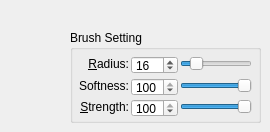
         <widget class="QWidget" name="tab_3" >
          <attribute name="title" >
           <string>Brush Params</string>
          </attribute>
          <widget class="QGroupBox" name="groupBox" >
           <property name="geometry" >
            <rect>
             <x>70</x>
             <y>30</y>
             <width>191</width>
             <height>93</height>
            </rect>
           </property>
           <property name="title" >
            <string>Brush Setting</string>
           </property>
           <property name="flat" >
            <bool>true</bool>
           </property>
           <layout class="QGridLayout" >
            <property name="horizontalSpacing" >
             <number>2</number>
            </property>
            <property name="verticalSpacing" >
             <number>6</number>
            </property>
            <property name="margin" >
             <number>6</number>
            </property>
            <item row="0" column="0" >
             <widget class="QLabel" name="label_2" >
              <property name="text" >
               <string>&amp;Radius:</string>
              </property>
              <property name="alignment" >
               <set>Qt::AlignLeading|Qt::AlignLeft|Qt::AlignRight|Qt::AlignTrailing|Qt::AlignVCenter</set>
              </property>
              <property name="buddy" >
               <cstring>brushRadiusSpin</cstring>
              </property>
             </widget>
            </item>
            <item row="0" column="1" >
             <widget class="QSpinBox" name="brushRadiusSpin" >
              <property name="minimumSize" >
               <size>
                <width>0</width>
                <height>18</height>
               </size>
              </property>
              <property name="maximumSize" >
               <size>
                <width>16777215</width>
                <height>18</height>
               </size>
              </property>
              <property name="minimum" >
               <number>1</number>
              </property>
              <property name="maximum" >
               <number>100</number>
              </property>
              <property name="value" >
               <number>16</number>
              </property>
             </widget>
            </item>
            <item row="0" column="2" >
             <widget class="QSlider" name="RadiusSlider" >
              <property name="maximumSize" >
               <size>
                <width>16777215</width>
                <height>15</height>
               </size>
              </property>
              <property name="minimum" >
               <number>1</number>
              </property>
              <property name="maximum" >
               <number>100</number>
              </property>
              <property name="value" >
               <number>16</number>
              </property>
              <property name="orientation" >
               <enum>Qt::Horizontal</enum>
              </property>
              <property name="tickPosition" >
               <enum>QSlider::NoTicks</enum>
              </property>
             </widget>
            </item>
            <item row="1" column="0" >
             <widget class="QLabel" name="label_3" >
              <property name="text" >
               <string>Softness:</string>
              </property>
              <property name="alignment" >
               <set>Qt::AlignLeading|Qt::AlignLeft|Qt::AlignRight|Qt::AlignTrailing|Qt::AlignVCenter</set>
              </property>
              <property name="buddy" >
               <cstring>brushSoftnessSpin</cstring>
              </property>
             </widget>
            </item>
            <item row="1" column="1" >
             <widget class="QSpinBox" name="brushSoftnessSpin" >
              <property name="minimumSize" >
               <size>
                <width>0</width>
                <height>18</height>
               </size>
              </property>
              <property name="maximumSize" >
               <size>
                <width>16777215</width>
                <height>18</height>
               </size>
              </property>
              <property name="maximum" >
               <number>100</number>
              </property>
              <property name="value" >
               <number>100</number>
              </property>
             </widget>
            </item>
            <item row="1" column="2" >
             <widget class="QSlider" name="SoftnessSlider" >
              <property name="maximumSize" >
               <size>
                <width>16777215</width>
                <height>15</height>
               </size>
              </property>
              <property name="maximum" >
               <number>100</number>
              </property>
              <property name="value" >
               <number>100</number>
              </property>
              <property name="orientation" >
               <enum>Qt::Horizontal</enum>
              </property>
             </widget>
            </item>
            <item row="2" column="0" >
             <widget class="QLabel" name="label_6" >
              <property name="text" >
               <string>&amp;Strength:</string>
              </property>
              <property name="alignment" >
               <set>Qt::AlignLeading|Qt::AlignLeft|Qt::AlignRight|Qt::AlignTrailing|Qt::AlignVCenter</set>
              </property>
              <property name="buddy" >
               <cstring>brushStrengthSpin</cstring>
              </property>
             </widget>
            </item>
            <item row="2" column="1" >
             <widget class="QSpinBox" name="brushStrengthSpin" >
              <property name="minimumSize" >
               <size>
                <width>0</width>
                <height>18</height>
               </size>
              </property>
              <property name="minimum" >
               <number>1</number>
              </property>
              <property name="maximum" >
               <number>100</number>
              </property>
              <property name="value" >
               <number>100</number>
              </property>
             </widget>
            </item>
            <item row="2" column="2" >
             <widget class="QSlider" name="StrengthSlider" >
              <property name="maximumSize" >
               <size>
                <width>16777215</width>
                <height>15</height>
               </size>
              </property>
              <property name="minimum" >
               <number>1</number>
              </property>
              <property name="maximum" >
               <number>100</number>
              </property>
              <property name="value" >
               <number>100</number>
              </property>
              <property name="orientation" >
               <enum>Qt::Horizontal</enum>
              </property>
             </widget>
            </item>
           </layout>
          </widget>
         </widget>
